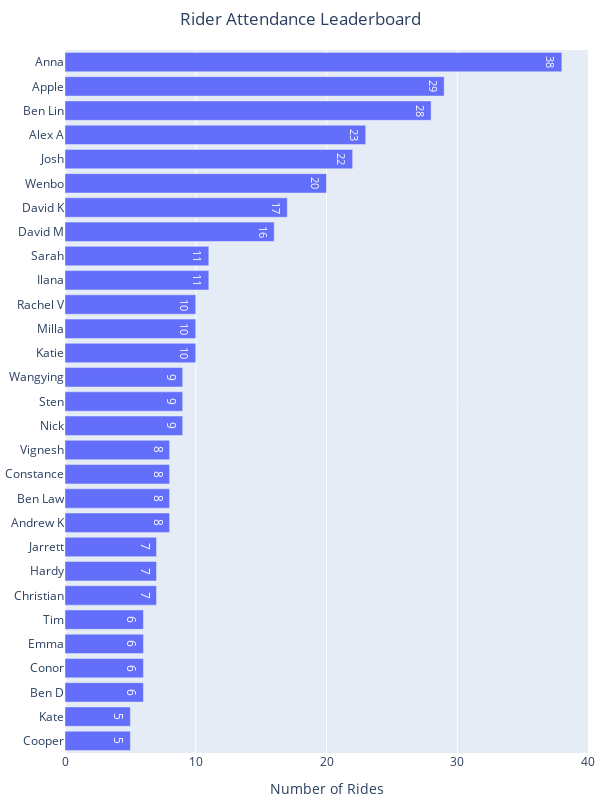

Notebook cell for this chart:
### Code cell
fig_top_riders = px.bar(
    attendance_regular, 
    y="rider", x="count",
    title="Rider Attendance Leaderboard", 
    text_auto=True)
fig_top_riders.update_layout(
    title_x=0.5,
    width=600,
    height=800,
    margin=dict(l=5, r=5, t=50, b=5),  # left, right, top, bottom margins
    yaxis=dict(title=None, categoryorder='total ascending'),
    xaxis_title='Number of Rides',
    barmode='stack',
)

fig_top_riders.show()
fig_top_riders.write_image(f'{year}/rider_leaderboard_{year}.png', format='png')
fig_top_riders.write_html(f"{year}/rider_leaderboard_{year}.html")

### Figure 1 — Plotly figure (JSON) as saved in the notebook; plotly's stock layout.template omitted (floating-point values rounded to 4 significant figures)
{"data": [{"alignmentgroup": "True", "hovertemplate": "count=%{x}<br>rider=%{y}<extra></extra>", "legendgroup": "", "marker": {"color": "#636efa", "pattern": {"shape": ""}}, "name": "", "offsetgroup": "", "orientation": "h", "showlegend": false, "textposition": "auto", "texttemplate": "%{x}", "type": "bar", "x": [23, 8, 38, 29, 6, 8, 28, 7, 6, 8, 5, 17, 16, 6, 7, 11, 7, 22, 5, 10, 10, 9, 10, 11, 9, 6, 8, 9, 20], "xaxis": "x", "y": ["Alex A", "Andrew K", "Anna", "Apple", "Ben D", "Ben Law", "Ben Lin", "Christian", "Conor", "Constance", "Cooper", "David K", "David M", "Emma", "Hardy", "Ilana", "Jarrett", "Josh", "Kate", "Katie", "Milla", "Nick", "Rachel V", "Sarah", "Sten", "Tim", "Vignesh", "Wangying", "Wenbo"], "yaxis": "y"}], "layout": {"barmode": "stack", "height": 800, "legend": {"tracegroupgap": 0}, "margin": {"b": 5, "l": 5, "r": 5, "t": 50}, "title": {"text": "Rider Attendance Leaderboard", "x": 0.5}, "width": 600, "xaxis": {"anchor": "y", "domain": [0, 1], "title": {"text": "Number of Rides"}}, "yaxis": {"anchor": "x", "categoryorder": "total ascending", "domain": [0, 1], "title": {}}}}
